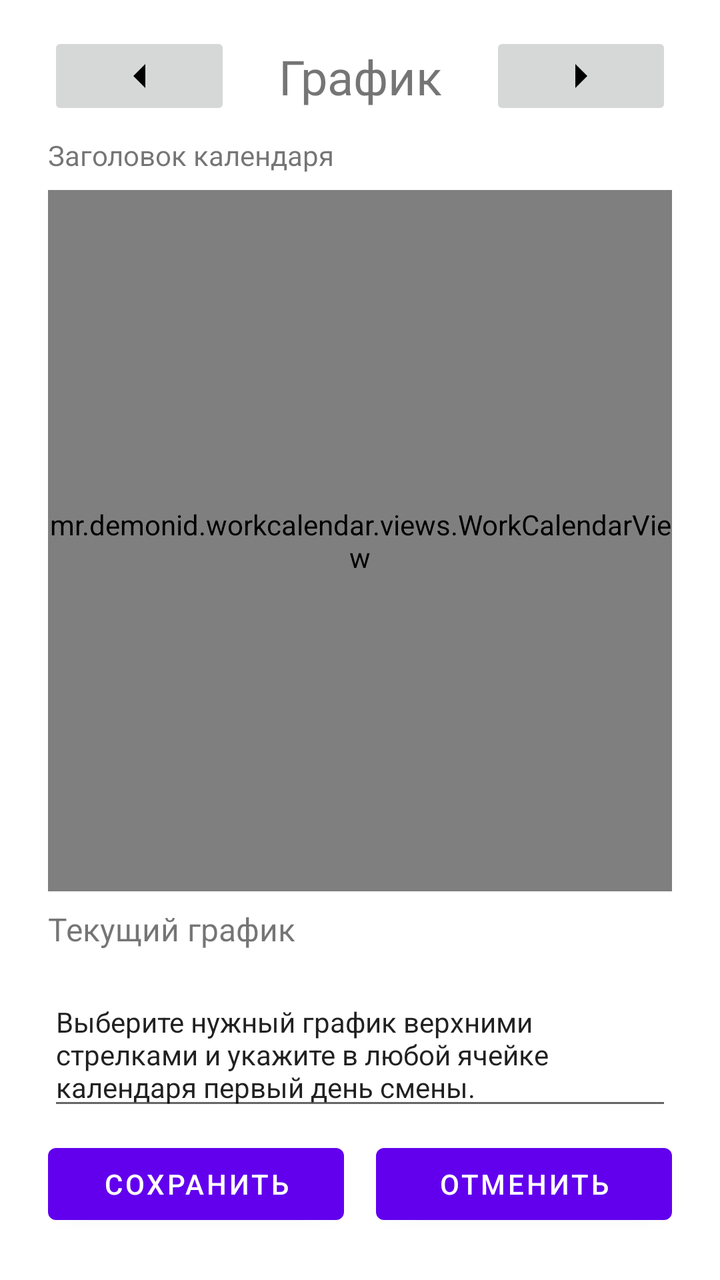
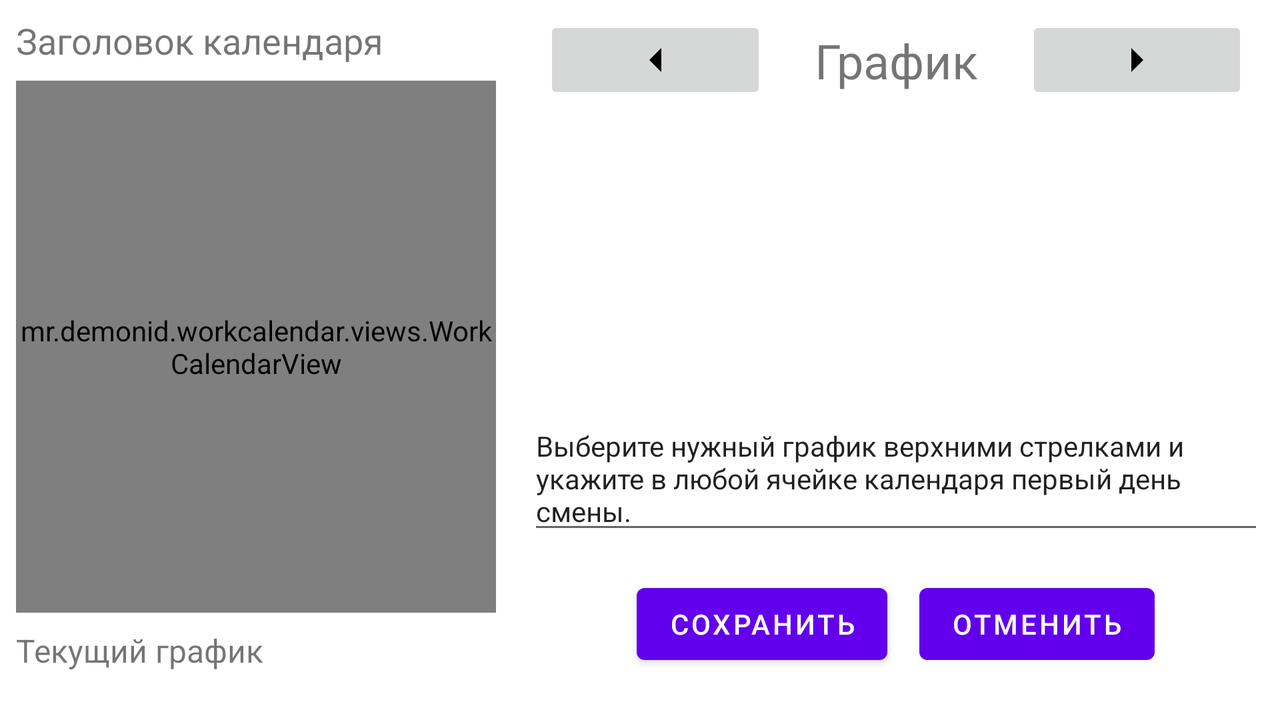

The same Android screen from two of the app's own layout files: first res/layout/ as a phone draws it, then the repository's variant for another configuration, drawn on a device whose configuration selects that folder. Both files follow.
<!-- AndroidManifest.xml: application theme Theme.WorkCalendar -->
<!-- res/layout/activity_settings_modes.xml -->
<?xml version="1.0" encoding="utf-8"?>
<LinearLayout
    xmlns:android="http://schemas.android.com/apk/res/android"
    xmlns:app="http://schemas.android.com/apk/res-auto"
    xmlns:tools="http://schemas.android.com/tools"
    android:layout_width="match_parent"
    android:layout_height="match_parent"
    android:gravity="center_horizontal"
    android:orientation="vertical"
    android:padding="16dp"
    tools:context=".SettingSchedulesOffsetsActivity" >

    <androidx.constraintlayout.widget.ConstraintLayout
        android:layout_width="match_parent"
        android:layout_height="match_parent">

        <TextView
            android:id="@+id/titleCalendarTheme"
            android:layout_width="0dp"
            android:layout_height="wrap_content"
            android:layout_marginStart="8dp"
            android:layout_marginEnd="8dp"
            android:layout_marginBottom="8dp"
            android:text="Заголовок календаря"
            app:layout_constraintBottom_toTopOf="@+id/workCalendarTheme"
            app:layout_constraintEnd_toEndOf="parent"
            app:layout_constraintStart_toStartOf="parent"
            app:layout_constraintTop_toBottomOf="@+id/btnPrevTheme" />

        <Button
            android:id="@+id/btnSaveTheme"
            android:layout_width="0dp"
            android:layout_height="wrap_content"
            android:layout_marginStart="8dp"
            android:layout_marginEnd="8dp"
            android:layout_marginBottom="8dp"
            android:text="Сохранить"
            app:layout_constraintBottom_toBottomOf="parent"
            app:layout_constraintEnd_toStartOf="@+id/btnCancelTheme"
            app:layout_constraintStart_toStartOf="parent" />

        <Button
            android:id="@+id/btnCancelTheme"
            android:layout_width="0dp"
            android:layout_height="wrap_content"
            android:layout_marginStart="8dp"
            android:layout_marginEnd="8dp"
            android:layout_marginBottom="8dp"
            android:text="Отменить"
            app:layout_constraintBottom_toBottomOf="parent"
            app:layout_constraintEnd_toEndOf="parent"
            app:layout_constraintStart_toEndOf="@+id/btnSaveTheme" />

        <mr.demonid.workcalendar.views.WorkCalendarView
            android:id="@+id/workCalendarTheme"
            android:layout_width="0dp"
            android:layout_height="0dp"
            android:layout_marginStart="8dp"
            android:layout_marginEnd="8dp"
            android:layout_marginBottom="8dp"
            app:layout_constraintBottom_toTopOf="@+id/textCurrentTheme"
            app:layout_constraintEnd_toEndOf="parent"
            app:layout_constraintHorizontal_bias="1.0"
            app:layout_constraintStart_toStartOf="parent"
            app:layout_constraintTop_toBottomOf="@+id/titleCalendarTheme" />

        <ImageButton
            android:id="@+id/btnPrevTheme"
            android:layout_width="0dp"
            android:layout_height="wrap_content"
            android:layout_marginStart="8dp"
            android:layout_marginEnd="16dp"
            android:layout_marginBottom="8dp"
            app:layout_constraintBottom_toTopOf="@+id/titleCalendarTheme"
            app:layout_constraintEnd_toStartOf="@+id/textView3"
            app:layout_constraintStart_toStartOf="parent"
            app:layout_constraintTop_toTopOf="parent"
            app:srcCompat="@drawable/arrow_left" />

        <ImageButton
            android:id="@+id/btnNextTheme"
            android:layout_width="0dp"
            android:layout_height="wrap_content"
            android:layout_marginStart="16dp"
            android:layout_marginEnd="8dp"
            android:layout_marginBottom="8dp"
            app:layout_constraintBottom_toTopOf="@+id/titleCalendarTheme"
            app:layout_constraintEnd_toEndOf="parent"
            app:layout_constraintStart_toEndOf="@+id/textView3"
            app:layout_constraintTop_toTopOf="parent"
            app:srcCompat="@drawable/arrow_right" />

        <TextView
            android:id="@+id/textView3"
            android:layout_width="wrap_content"
            android:layout_height="wrap_content"
            android:layout_marginStart="8dp"
            android:layout_marginEnd="8dp"
            android:layout_marginBottom="8dp"
            android:gravity="center_horizontal|center_vertical"
            android:text="График"
            android:textSize="24sp"
            app:layout_constraintBottom_toTopOf="@+id/titleCalendarTheme"
            app:layout_constraintEnd_toStartOf="@+id/btnNextTheme"
            app:layout_constraintStart_toEndOf="@+id/btnPrevTheme"
            app:layout_constraintTop_toTopOf="parent" />

        <TextView
            android:id="@+id/textCurrentTheme"
            android:layout_width="0dp"
            android:layout_height="wrap_content"
            android:layout_marginStart="8dp"
            android:layout_marginEnd="8dp"
            android:layout_marginBottom="8dp"
            android:text="Текущий график"
            android:textSize="16sp"
            app:layout_constraintBottom_toTopOf="@+id/editTextTextMultiLine"
            app:layout_constraintEnd_toEndOf="parent"
            app:layout_constraintStart_toStartOf="parent"
            app:layout_constraintTop_toBottomOf="@+id/workCalendarTheme" />

        <EditText
            android:id="@+id/editTextTextMultiLine"
            android:layout_width="0dp"
            android:layout_height="wrap_content"
            android:layout_marginStart="8dp"
            android:layout_marginTop="8dp"
            android:layout_marginEnd="8dp"
            android:layout_marginBottom="8dp"
            android:editable="false"
            android:ems="10"
            android:enabled="true"
            android:fadeScrollbars="false"
            android:focusable="false"
            android:focusableInTouchMode="false"
            android:gravity="start|top"
            android:inputType="none"
            android:singleLine="false"
            android:text="Выберите нужный график верхними стрелками и укажите в любой ячейке календаря первый день смены."
            android:textSize="14sp"
            app:layout_constraintBottom_toTopOf="@+id/btnSaveTheme"
            app:layout_constraintEnd_toEndOf="parent"
            app:layout_constraintStart_toStartOf="parent"
            app:layout_constraintTop_toBottomOf="@+id/textCurrentTheme" />

    </androidx.constraintlayout.widget.ConstraintLayout>
</LinearLayout>
<!-- resources referenced by this layout -->
<resources>
  <!-- drawable arrow_left (drawable) -->
  <vector xmlns:android="http://schemas.android.com/apk/res/android"
      android:width="24dp"
      android:height="24dp"
      android:viewportWidth="24"
      android:viewportHeight="24">
      <path
          android:fillColor="#000000"
          android:pathData="M15,6l-6,6l6,6"/>
  </vector>
  <!-- drawable arrow_right (drawable) -->
  <vector xmlns:android="http://schemas.android.com/apk/res/android"
      android:width="24dp"
      android:height="24dp"
      android:viewportWidth="24"
      android:viewportHeight="24">
      <path
          android:fillColor="#000000"
          android:pathData="M9,6l6,6l-6,6"/>
  </vector>
  <style name="Theme.WorkCalendar" parent="Theme.MaterialComponents.DayNight.DarkActionBar">
          
  
  
          <item name="colorPrimary">@color/purple_500</item>
  
          <item name="colorPrimaryVariant">@color/purple_700</item>
  
          <item name="colorOnPrimary">@color/white</item>
          
          <item name="colorSecondary">@color/teal_200</item>
          <item name="colorSecondaryVariant">@color/teal_700</item>
          <item name="colorOnSecondary">@color/black</item>
          
          <item name="android:statusBarColor">?attr/colorPrimaryVariant</item>
          
      </style>
</resources>
<!-- res/layout-land/activity_settings_modes.xml (the repository's variant of the layout above) -->
<!-- drawn on the phone turned sideways -->
<?xml version="1.0" encoding="utf-8"?>
<androidx.constraintlayout.widget.ConstraintLayout
    xmlns:android="http://schemas.android.com/apk/res/android"
    xmlns:app="http://schemas.android.com/apk/res-auto"
    xmlns:tools="http://schemas.android.com/tools"
    android:layout_width="match_parent"
    android:layout_height="match_parent"
    tools:context=".SettingSchedulesOffsetsActivity" >

    <androidx.constraintlayout.widget.Guideline
        android:id="@+id/guideline"
        android:layout_width="wrap_content"
        android:layout_height="wrap_content"
        android:orientation="vertical"
        app:layout_constraintGuide_percent="0.4" />

    
    <LinearLayout
        android:id="@+id/calendarContainer"
        android:layout_width="0dp"
        android:layout_height="0dp"
        android:orientation="vertical"
        android:padding="8dp"
        app:layout_constraintStart_toStartOf="parent"
        app:layout_constraintEnd_toStartOf="@id/guideline"
        app:layout_constraintTop_toTopOf="parent"
        app:layout_constraintBottom_toBottomOf="parent">

        <TextView
            android:id="@+id/titleCalendarTheme"
            android:layout_width="match_parent"
            android:layout_height="wrap_content"
            android:text="Заголовок календаря"
            android:textSize="18sp"
            android:layout_marginBottom="8dp" />

        <mr.demonid.workcalendar.views.WorkCalendarView
            android:id="@+id/workCalendarTheme"
            android:layout_width="match_parent"
            android:layout_height="0dp"
            android:layout_weight="1"
            android:layout_marginBottom="8dp" />

        <TextView
            android:id="@+id/textCurrentTheme"
            android:layout_width="match_parent"
            android:layout_height="wrap_content"
            android:text="Текущий график"
            android:textSize="16sp"
            android:layout_marginBottom="16dp" />

    </LinearLayout>

    
    <LinearLayout
        android:id="@+id/settingsContainer"
        android:layout_width="0dp"
        android:layout_height="0dp"
        android:orientation="vertical"
        android:padding="8dp"
        app:layout_constraintStart_toEndOf="@id/guideline"
        app:layout_constraintTop_toTopOf="parent"
        app:layout_constraintEnd_toEndOf="parent"
        app:layout_constraintBottom_toBottomOf="parent">

        <androidx.constraintlayout.widget.ConstraintLayout
            android:layout_width="match_parent"
            android:layout_height="wrap_content">

            <ImageButton
                android:id="@+id/btnPrevTheme"
                android:layout_width="0dp"
                android:layout_height="wrap_content"
                android:layout_marginStart="8dp"
                android:layout_marginEnd="16dp"
                app:layout_constraintBottom_toBottomOf="parent"
                app:layout_constraintEnd_toStartOf="@+id/textView3"
                app:layout_constraintStart_toStartOf="parent"
                app:layout_constraintTop_toTopOf="parent"
                app:srcCompat="@drawable/arrow_left" />

            <TextView
                android:id="@+id/textView3"
                android:layout_width="wrap_content"
                android:layout_height="wrap_content"
                android:layout_marginStart="8dp"
                android:layout_marginEnd="8dp"
                android:gravity="center_horizontal|center_vertical"
                android:text="График"
                android:textSize="24sp"
                app:layout_constraintBottom_toBottomOf="parent"
                app:layout_constraintStart_toEndOf="@+id/btnPrevTheme"
                app:layout_constraintEnd_toStartOf="@+id/btnNextTheme"
                app:layout_constraintTop_toTopOf="parent" />

            <ImageButton
                android:id="@+id/btnNextTheme"
                android:layout_width="0dp"
                android:layout_height="wrap_content"
                android:layout_marginStart="16dp"
                android:layout_marginEnd="8dp"
                app:layout_constraintBottom_toBottomOf="parent"
                app:layout_constraintEnd_toEndOf="parent"
                app:layout_constraintStart_toEndOf="@+id/textView3"
                app:layout_constraintTop_toTopOf="parent"
                app:srcCompat="@drawable/arrow_right" />
        </androidx.constraintlayout.widget.ConstraintLayout>

        
        <Space
            android:layout_width="match_parent"
            android:layout_height="0dp"
            android:layout_weight="1" />

        <EditText
            android:id="@+id/editTextTextMultiLine"
            android:layout_width="match_parent"
            android:layout_height="wrap_content"
            android:editable="false"
            android:focusable="false"
            android:focusableInTouchMode="false"
            android:text="Выберите нужный график верхними стрелками и укажите в любой ячейке календаря первый день смены."
            android:textSize="14sp" />

        <LinearLayout
            android:layout_width="match_parent"
            android:layout_height="wrap_content"
            android:orientation="horizontal"
            android:gravity="center"
            android:layout_margin="16dp">

            <Button
                android:id="@+id/btnSaveTheme"
                android:layout_width="wrap_content"
                android:layout_height="wrap_content"
                android:text="Сохранить"
                android:layout_marginEnd="16dp" />

            <Button
                android:id="@+id/btnCancelTheme"
                android:layout_width="wrap_content"
                android:layout_height="wrap_content"
                android:text="Отменить" />
        </LinearLayout>

    </LinearLayout>

</androidx.constraintlayout.widget.ConstraintLayout>
